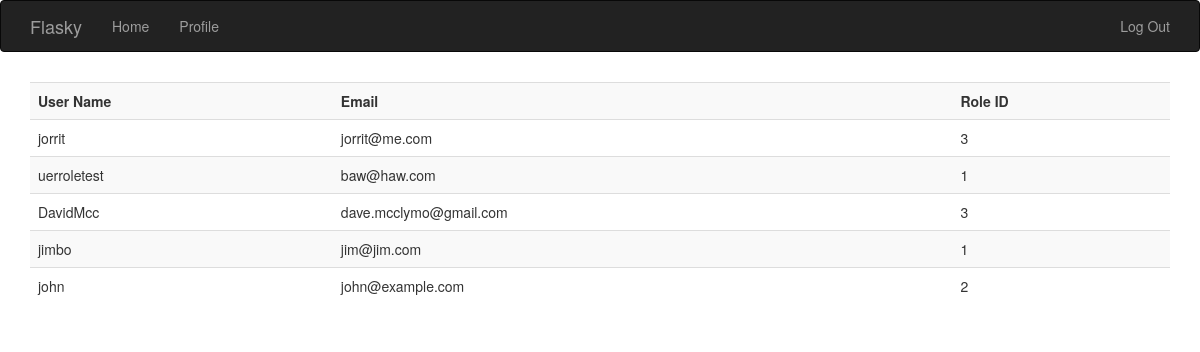
Screenshot of /auth/user_management (signed in) with the database file from the repository.
### app/models.py (models this page shows, shortened)
class User(UserMixin, db.Model):
    __tablename__ = 'users'
    id = db.Column(db.Integer, primary_key=True)
    email = db.Column(db.String(64), unique=True, index=True)
    username = db.Column(db.String(64), unique=True, index=True)
    role_id = db.Column(db.Integer, db.ForeignKey('roles.id'))
    password_hash = db.Column(db.String(128))
    @property
    def password(self):
        raise AttributeError('password is not a readable attribute')

### app/auth/views.py (the view)
@auth.route('/user_management', methods=['GET'])
@login_required
def user_management():
    user_list = User.query.all()
    return render_template('auth/user_management.html', user_list=user_list)

### app/main/__init__.py (called while the page is built)
@main.app_context_processor
def inject_permissions():
    return dict(Pemission=Permission)

### app/models.py (called while the page is built)
@login_manager.user_loader
def load_user(user_id):
    return User.query.get(int(user_id))

### app/templates/auth/user_management.html (shortened to what this page needs)
{% extends "base.html" %}
{% import "bootstrap/wtf.html" as wtf %}
{% block page_content %}
<p>
    <table class="table table-striped">
    <tr>
    <th>User Name</th>
    <th>Email</th>
    <th>Role ID</th>
  </tr>
        {% for user_list in user_list %}
       <tr>
        <td>{{ user_list.username }}</td> <td>{{ user_list.email }}</td> <td>{{ user_list.role_id }}</td> </tr>
    {% endfor %}
</p>
    </div>
{% endblock %}

### rows the page displays
User: username "jorrit", email "jorrit@me.com", role_id "3"
User: username "uerroletest", email "baw@haw.com", role_id "1"
User: username "DavidMcc", email "dave.mcclymo@gmail.com", role_id "3"
User: username "jimbo", email "jim@jim.com", role_id "1"
User: username "john", email "john@example.com", role_id "2"
